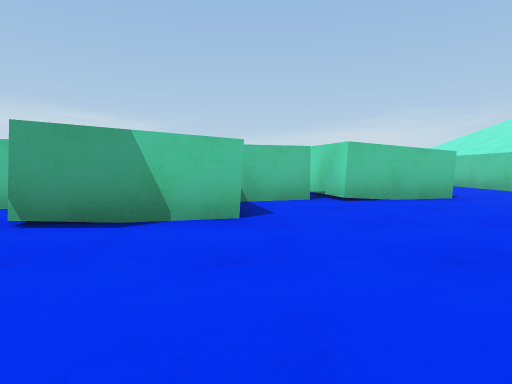
View 1 (above)

24 first-person views from a walk through a scene from a Unity 3-D project. The camera is 0.58 m above the floor, tilts 4° down and sees 75° across. The floor is counted in squares, 1 m on a side. Each view is taken from the middle of a square. On the plan, view 1 faces up. The plan holds only what a view shows up to about 9 squares ahead; the rest is blank. The place goes on beyond the plan. The player character is not drawn. Surface patterns are stand-ins for the level's own textures.

View 2
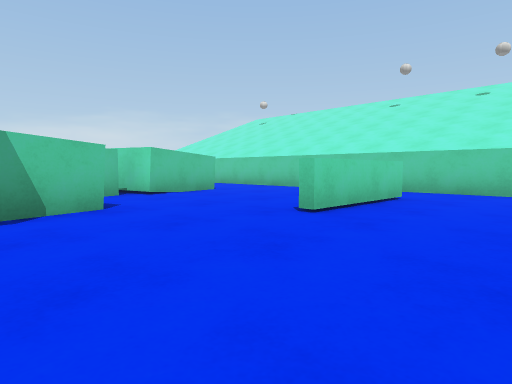

View 3
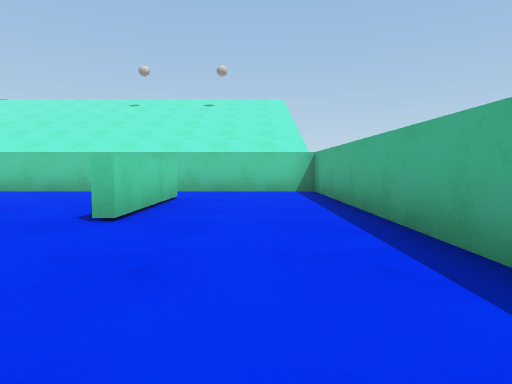

View 4
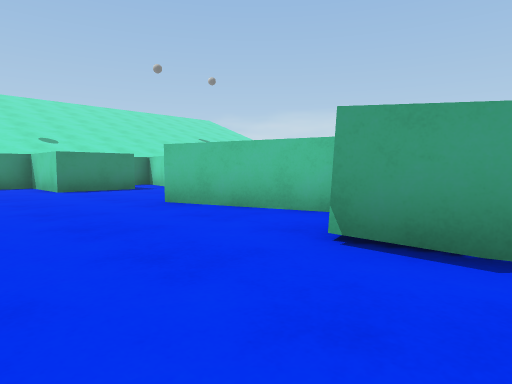

View 5
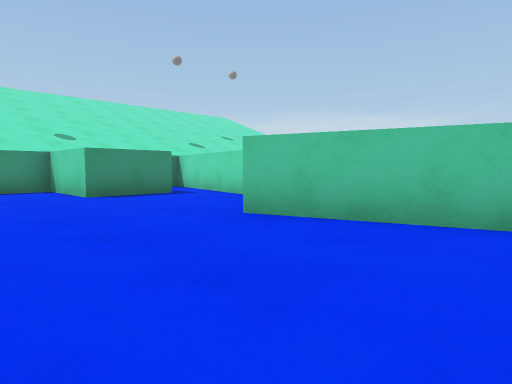

View 6
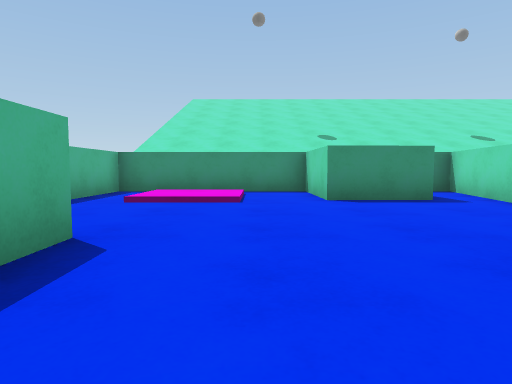

View 7
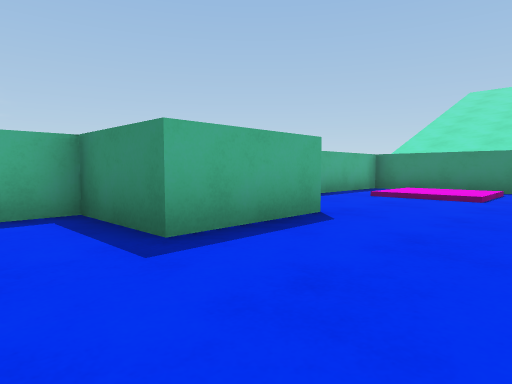

View 8
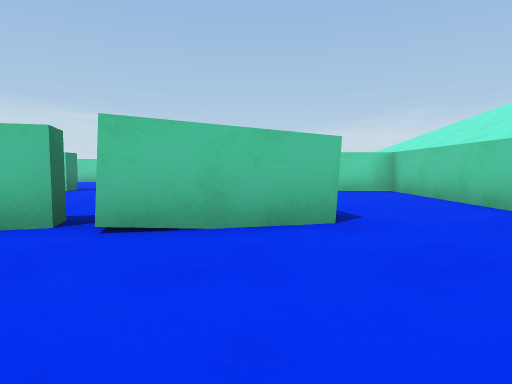

View 9
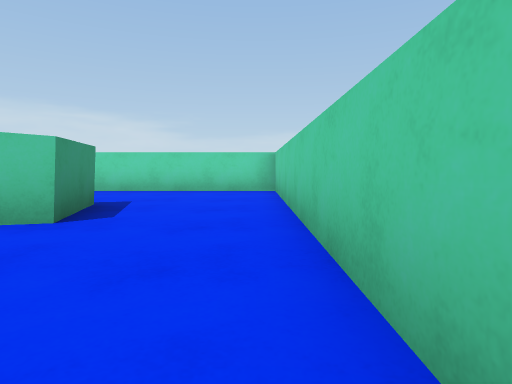

View 10
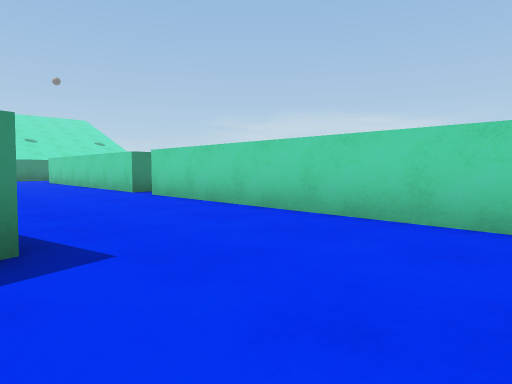

View 11
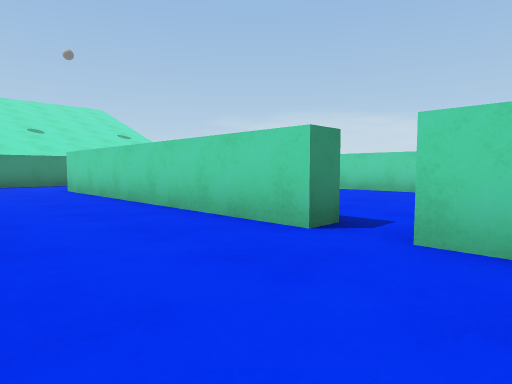

View 12
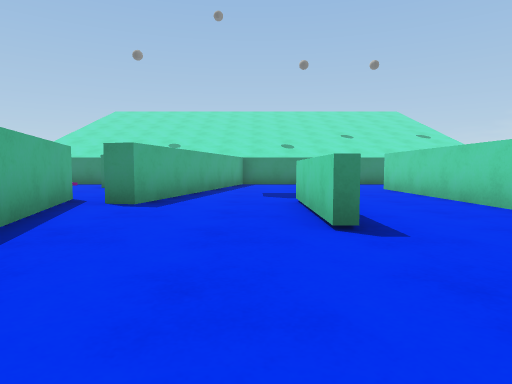

View 13
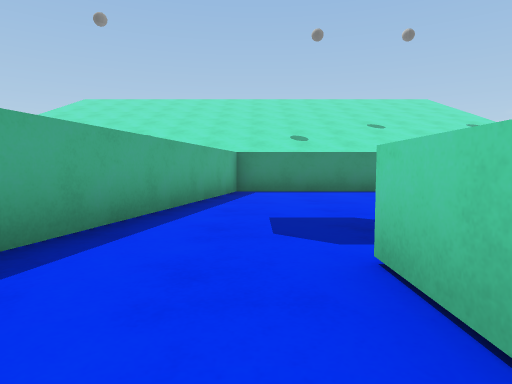

View 14
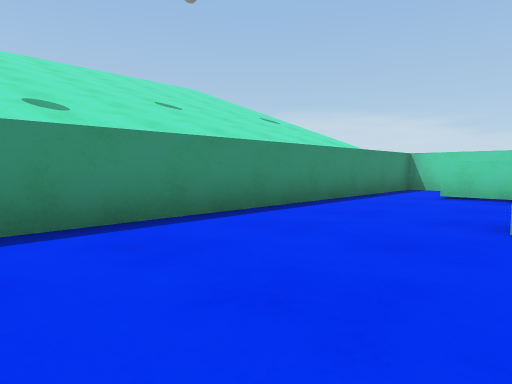

View 15
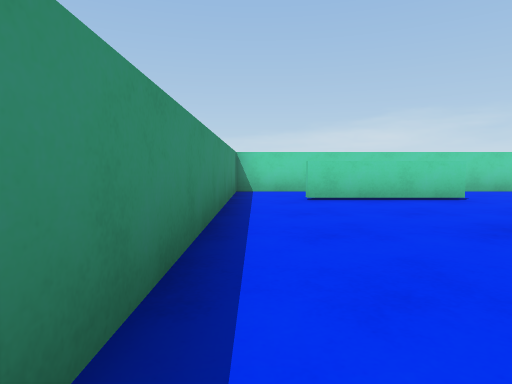

View 16
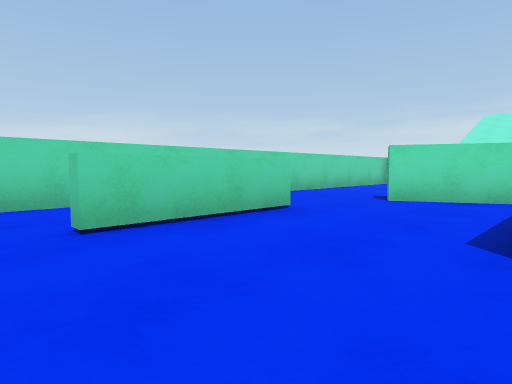

View 17
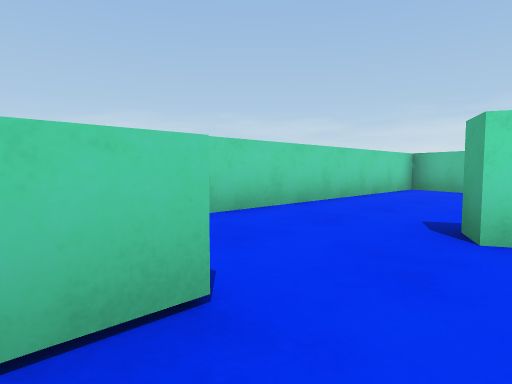

View 18
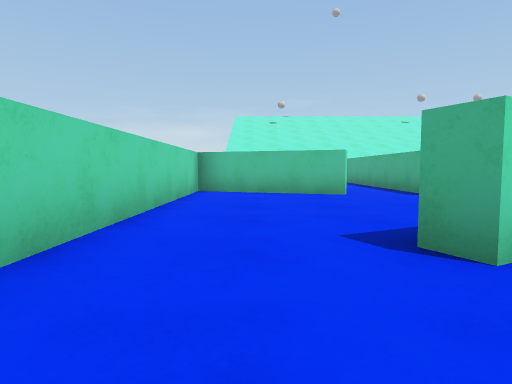

View 19
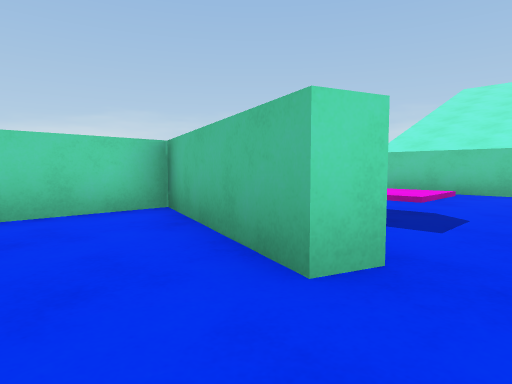

View 20
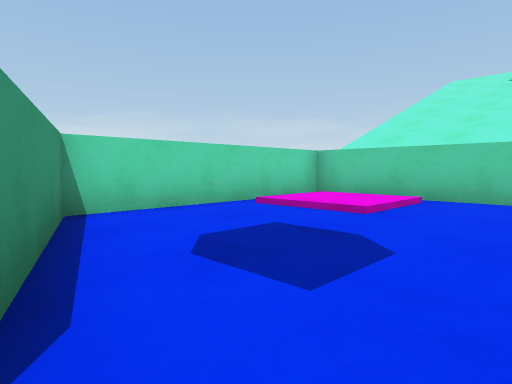

View 21
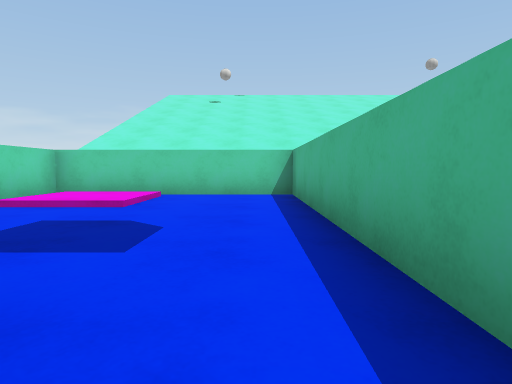

View 22
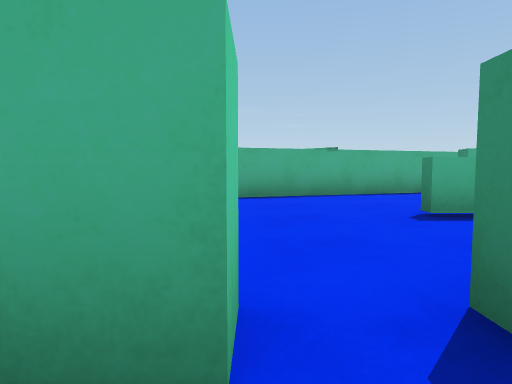

View 23
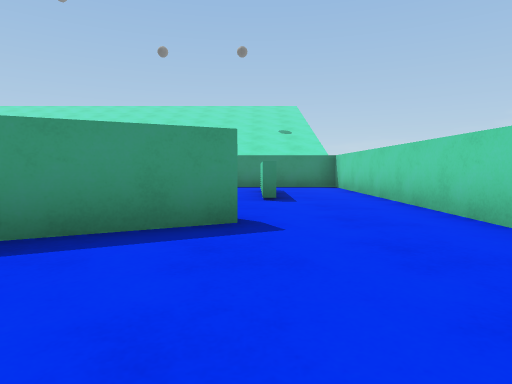

View 24
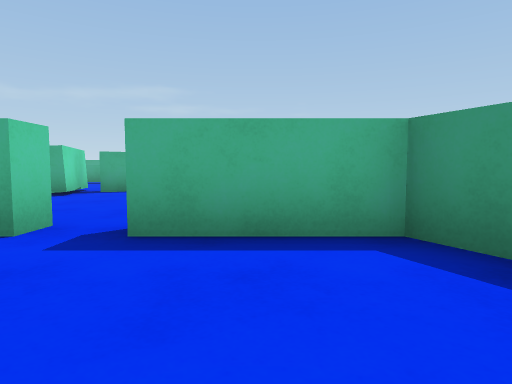

### Floor plan
Key: @ floor where view 1 was taken; # wall or solid block; x gap in a wall; . main floor; : floor 0.1 m higher than the main floor; / step, stairs or slope; ^ raised ledge; B block.
Columns run from 13 left of view 1 to 7 right of it. Each row starts with its distance up from view 1.
 18 #####################
 17 #.............#..///#
 16 #............##../:/#
 15 #.^^^........#...///#
 14 #......##....#......#
 13 #.......#...........#
 12 #...#######xx########
 11 #...................#
 10 #...................#
  9 #......###..........#
  8 #.............B B...#
  7 #####.........BBBB..#
  6    #####...####B....#
  5    B....###  .......#
  4  BBB...##..BBB......#
  3 #...................#
  2 #..............###..#
  1 #.::................#
  0 #.::..BBB....@......#
 -1 #....   B...........#
 -2 ####     #   ########

Positions as (right, up) in squares from view 1, and headings:
1: (0, 0), facing up
2: (-2, -1), facing up-right
3: (-2, 0), facing right
4: (-1, 1), facing up-left
5: (-3, 1), facing up-left
6: (-4, 2), facing left
7: (-3, 3), facing down-left
8: (3, 3), facing up
9: (6, 3), facing up
10: (6, 8), facing up-left
11: (0, 9), facing up-left
12: (0, 8), facing left
13: (-4, 8), facing left
14: (-9, 8), facing up-left
15: (-12, 9), facing up
16: (-12, 12), facing up-right
17: (-9, 14), facing up-right
18: (-8, 16), facing right
19: (-2, 13), facing up-right
20: (0, 13), facing up-right
21: (-1, 13), facing right
22: (-1, 13), facing down
23: (-2, 15), facing left
24: (-3, 15), facing down
